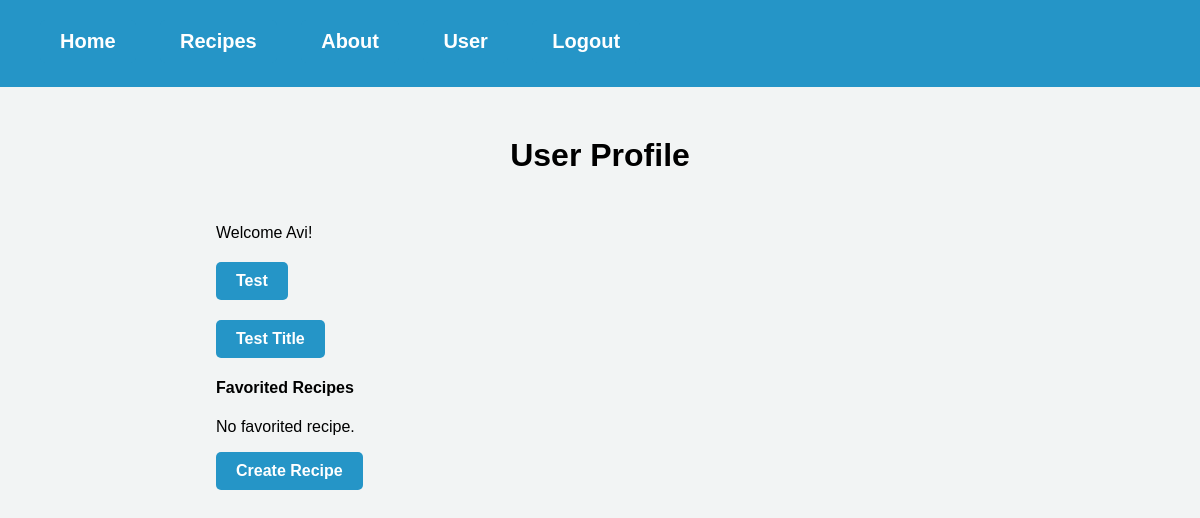
/user (signed in), run on an earlier commit of the app's database.
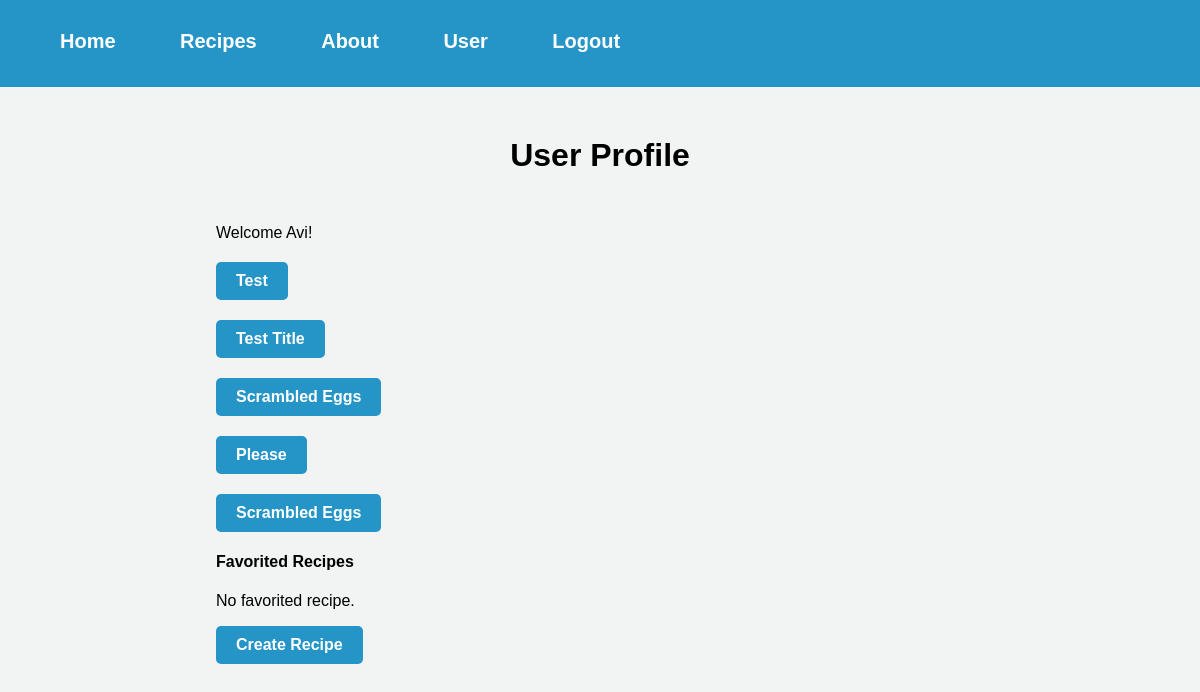
And on a later commit of the database.
### website/models.py (models this page shows)
class Recipe(db.Model):
    id = db.Column(db.Integer, primary_key=True)
    user_id = db.Column(db.Integer, db.ForeignKey('user.id'), nullable=False)
    title = db.Column(db.String(128), nullable=False)
    description = db.Column(db.String(512), nullable=False)
    servings = db.Column(db.Integer, nullable=False)  # add this line
    prep_time = db.Column(db.Integer, nullable=False)
    cook_time = db.Column(db.Integer, nullable=False)
    ingredients = db.relationship('Ingredient', backref='recipe', lazy=True)
    instructions = db.relationship('Instruction', backref='recipe', lazy=True)

### website/views.py (the view)
@views.route('/user', methods=['GET', 'POST'])
@login_required
def user():
    user = current_user
    user_recipes = Recipe.query.filter_by(user_id=user.id).all()
    return render_template("user.html", user=user, user_recipes=user_recipes)

### website/__init__.py (called while the page is built)
def create_app():
    app = Flask(__name__)
    app.config['SECRET_KEY'] = 'hjshjhdjah kjshkjdhjs'
    app.config['SQLALCHEMY_DATABASE_URI'] = f'sqlite:///{DB_NAME}'
    db.init_app(app)
    from .views import views
    from .auth import auth
    app.register_blueprint(views, url_prefix='/')
    app.register_blueprint(auth, url_prefix='/')
    from .models import User
    with app.app_context():
        db.create_all()
    login_manager = LoginManager()
    login_manager.login_view = 'auth.login'
    login_manager.init_app(app)
    @login_manager.user_loader
    def load_user(id):
        return User.query.get(int(id))
    return app

### website/templates/user.html (shortened to what this page needs)
{% extends "base.html" %}
{% block content%}
<link rel="stylesheet" type="text/css" href="{{ url_for('static', filename='user.css') }}">
<h1 align="center">User Profile</h1>
<div class="container mt-4">
    <div class="row">
        <div class="col-md-8">
            <p>Welcome {{ user.first_name }}!</p>
            {% for recipe in user_recipes %}
            <h2><a href="{{ url_for('views.recipe', recipe_id=recipe.id) }}">{{ recipe.title }}</a></h2>
            {% endfor %}
            <h4>Favorited Recipes</h4>
            {% if user.favorites %}
            <ul>
                {% for recipe in user.favorites %}
                <li>{{ recipe.name }}</li>
                {% endfor %}
            </ul>
            {% else %}
            <p>No favorited recipe.</p>
            {% endif %}
        </div>
        <div class="col-md-4">
            <a href="/createRecipe">Create Recipe</a>
        </div>
    </div>
</div>
{% endblock %}

What changed in the data, as far as the page shows it:
added Recipe: title "Scrambled Eggs"
added Recipe: title "Please"
added Recipe: title "Scrambled Eggs"
